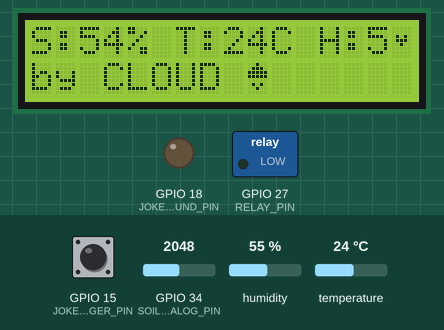
This sketch was run on a simulated ESP32. Parts: 16×2 character LCD, switched loads named in the sketch (green lamp = pin HIGH), output pins drawn as LEDs (lit = HIGH). The test bench sets the inputs (shaded band); at power-on: temperature 24 °C, GPIO 34 (SOIL_ANALOG_PIN) = 2048, GPIO 15 (JOKE_TRIGGER_PIN) HIGH, humidity 55 % (analog values on the 0–4095 scale). WiFi joins after 1.5 s; servers stay silent unless stated; uploads are accepted with an empty reply; pins used as bus, display or sensor lines are not drawn.

Above: at 8.1 s.
8.2 s: temperature set to 0 °C
14.2 s: GPIO 34 (SOIL_ANALOG_PIN) set to 3603
At 17.68 s:
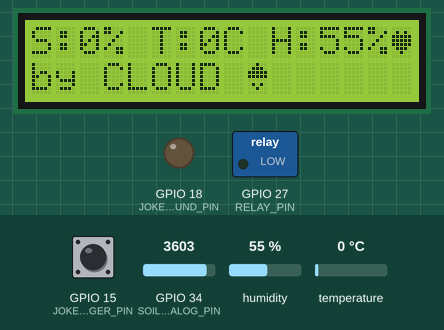
19.6 s: GPIO 15 (JOKE_TRIGGER_PIN) pulled LOW for 0.15 s
At 19.88 s:
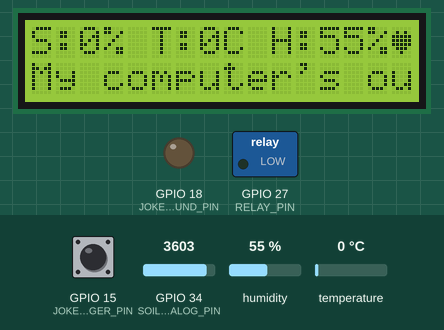
20.3 s: GPIO 15 (JOKE_TRIGGER_PIN) pulled LOW for 1 s
At 20.51 s:
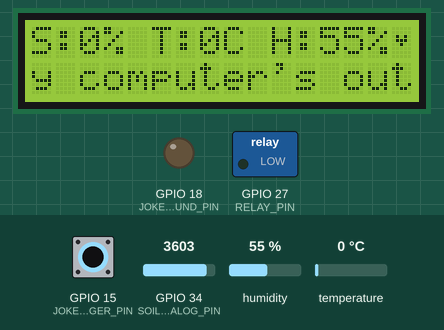
21.9 s: GPIO 15 (JOKE_TRIGGER_PIN) pulled LOW for 3.2 s
At 22.41 s:
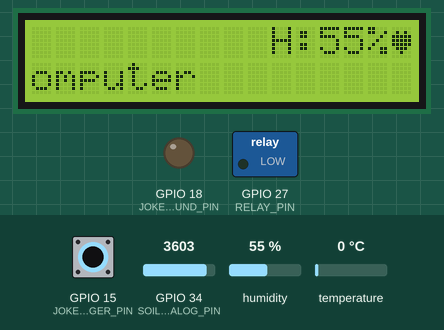
25.7 s: temperature set to 12 °C
At 31.99 s:
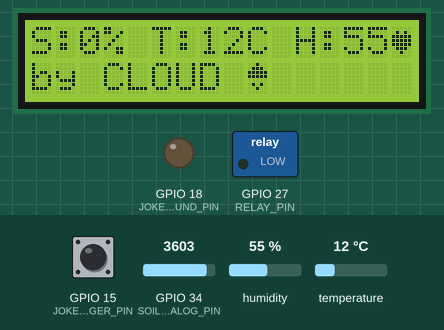

The sketch:

esp32_smart_plant_controller.ino
```cpp
/*
  Smart Plant Care Controller — ESP32 FINAL HARDWARE BUILD
  Optimized with Multitasking LCD Cycler & Dark Joke Easter Egg.

  Supported hardware:
    - ESP32
    - DHT11 temperature/humidity sensor
    - Capacitive soil moisture sensor (connected directly to 3.3V)
    - 16x2 I2C LCD display
    - 5V relay module for motor/pump
    - Soil NPK sensor through RS485-to-TTL converter
    - Supabase upload through Edge Functions

  Pins:
    - P15 shorted with P17 triggers dark-jokes mode on LCD Line 2.
*/

#include <WiFi.h>
#include <HTTPClient.h>
#include <WiFiClientSecure.h>
#include <Wire.h>
#include <LiquidCrystal_I2C.h>
#include <ArduinoJson.h>
#include <DHT.h>

// ============================================================
// USER CONFIG
// ============================================================

static const char* WIFI_SSID             = "Admin";
static const char* WIFI_PASSWORD         = "admin@1234";

static const char* SENSOR_INGEST_URL     = "https://mtlrmmsouyjzshkjpecr.supabase.co/functions/v1/device-sensor-ingest";
static const char* RELAY_POLL_URL        = "https://mtlrmmsouyjzshkjpecr.supabase.co/functions/v1/device-relay-poll?device_id=esp32-field-001";
static const char* RELAY_CONFIRM_URL     = "https://mtlrmmsouyjzshkjpecr.supabase.co/functions/v1/device-relay-confirm";
static const char* SUPABASE_ANON_KEY     = "";

static const char* DEVICE_ID             = "esp32-field-001";
static const char* DEVICE_TOKEN          = "abe2be26284fd13708ec2e29175c6217f9b44cfaea92664ecca96c0d0e616c62";

// ============================================================
// LCD CONFIG
// ============================================================

#define LCD_ENABLED   true
#define LCD_ADDRESS   0x27

// ============================================================
// RELAY CONFIG
// ============================================================

static const bool RELAY_ACTIVE_LOW = true;

// ============================================================
// CAPACITIVE SOIL MOISTURE CALIBRATION
// ============================================================

static int SOIL_RAW_DRY = 3255;
static int SOIL_RAW_WET = 1040;

#define SOIL_SENSOR_TYPE "capacitive"

// ============================================================
// TIMING (milliseconds unless noted)
// ============================================================

static const unsigned long SENSOR_READ_INTERVAL_MS  = 15000UL;
static const unsigned long UPLOAD_INTERVAL_MS        = 60000UL;
static const unsigned long RELAY_POLL_INTERVAL_MS    = 30000UL;
static const unsigned long LCD_PAGE_INTERVAL_MS      = 5000UL;   // page rotation
static const unsigned long LCD_ANIM_INTERVAL_MS      = 300UL;    // animation speed
static const unsigned long JOKE_SCROLL_INTERVAL_MS   = 350UL;    // joke scroll speed

static const unsigned long MAX_MOTOR_ON_MS           = 10UL * 60UL * 1000UL;
static const unsigned long MOTOR_COOLDOWN_MS         = 5UL  * 60UL * 1000UL;

// ============================================================
// NPK / RS485 MODBUS SETTINGS
// ============================================================

#define USE_DUMMY_NPK         false
#define NPK_MODBUS_ID         1
#define NPK_BAUD_RATE         9600
#define NPK_REGISTER_START    0x001E
#define NPK_REGISTER_COUNT    3

// ============================================================
// PIN ASSIGNMENTS
// ============================================================

#define DHT_PIN           4
#define DHT_TYPE          DHT11

#define SOIL_ANALOG_PIN   34

#define RELAY_PIN         27

#define I2C_SDA_PIN       21
#define I2C_SCL_PIN       22

#define RS485_RX_PIN      16
#define RS485_TX_PIN      17
#define RS485_DE_RE_PIN   14

#define JOKE_TRIGGER_PIN  15
#define JOKE_GROUND_PIN   18

// ============================================================
// SENSOR DATA
// ============================================================

struct SensorData {
  float temperatureC  = NAN;
  float humidity      = NAN;
  int   soilRaw       = 0;
  int   soilPercent   = 0;
  int   npkN          = 0;
  int   npkP          = 0;
  int   npkK          = 0;
  bool  dhtOk         = false;
};

// ============================================================
// GLOBALS
// ============================================================

static DHT                dht(DHT_PIN, DHT_TYPE);
static LiquidCrystal_I2C lcd(LCD_ADDRESS, 16, 2);

static SensorData current;

static unsigned long lastSensorRead      = 0;
static unsigned long lastUpload          = 0;
static unsigned long lastRelayPoll       = 0;
static unsigned long lastLcdRotate       = 0;
static unsigned long lastLcdAnim         = 0;
static unsigned long lastJokeScroll      = 0;
static unsigned long motorStartedAt      = 0;
static unsigned long lastMotorStoppedAt  = 0;
static unsigned long motorPlannedOffAt   = 0;

static bool motorOn   = false;
static bool npkOk     = false;
static bool lcdOk     = false;

static int lcdPage       = 0;
static int animFrame     = 0;
static int jokeScrollPos = 0;

static String lastStatus         = "Booting";
static String lastRelayCommandId = "";

// ============================================================
// CUSTOM LCD CHARACTERS  (slots 0–7)
// ============================================================

static byte cloudGlyph[8] = {
  0b00100,
  0b01110,
  0b11111,
  0b11111,
  0b00000,
  0b01010,
  0b00100,
  0b00000
};

static byte heartBig[8] = {
  0b00000,
  0b01010,
  0b11111,
  0b11111,
  0b11111,
  0b01110,
  0b00100,
  0b00000
};

static byte heartSmall[8] = {
  0b00000,
  0b00000,
  0b01010,
  0b01110,
  0b00100,
  0b00000,
  0b00000,
  0b00000
};

static byte bootTopLeft[8]  = { 0b00011, 0b00111, 0b01111, 0b11111, 0b11111, 0b11111, 0b01111, 0b00111 };
static byte bootBotLeft[8]  = { 0b00111, 0b01111, 0b11111, 0b11111, 0b11111, 0b01111, 0b00111, 0b00011 };
static byte bootTopRight[8] = { 0b11000, 0b11100, 0b11110, 0b11111, 0b11111, 0b11111, 0b11110, 0b11100 };
static byte bootBotRight[8] = { 0b11100, 0b11110, 0b11111, 0b11111, 0b11111, 0b11110, 0b11100, 0b11000 };

// ============================================================
// DARK JOKES  (easter egg — triggered by P15/P17 short)
// ============================================================

static const char* darkJokes[] = {
  "My computer's outlook is like mine: dark and unresponsive.   ",
  "I put my root user in soil. Now I have a dead tree.   ",
  "Plants survive on light and water. I survive on caffeine and regret.   ",
  "Why do leaves fall? Because they gave up on life.   ",
  "My family tree has serious root rot.   "
};

static const int JOKE_COUNT    = 5;
static int       currentJokeIdx = 0;

// ============================================================
// UTILITY HELPERS
// ============================================================

static bool isConfigured(const char* value) {
  // strstr avoids heap String allocation; returns nullptr when substring absent
  return value != nullptr
      && value[0] != '\0'
      && strstr(value, "YOUR_") == nullptr;
}

static int clampInt(int value, int minValue, int maxValue) {
  if (value < minValue) return minValue;
  if (value > maxValue) return maxValue;
  return value;
}

static void setRelayHardware(bool on) {
  digitalWrite(RELAY_PIN, on ? HIGH : LOW);
}

// ============================================================
// LCD — TRANSITIONS & RENDERING
// ============================================================

static void customWipeTransition() {
  for (int col = 0; col < 16; col++) {
    lcd.setCursor(col, 0);
    lcd.print(" ");
    lcd.setCursor(15 - col, 1);
    lcd.print(" ");
    delay(25);
  }
}

static void initLcd() {
#if LCD_ENABLED
  Wire.beginTransmission(LCD_ADDRESS);
  lcdOk = (Wire.endTransmission() == 0);
  if (!lcdOk) return;

  lcd.init();
  lcd.backlight();

  // Register custom characters
  lcd.createChar(0, cloudGlyph);
  lcd.createChar(1, heartBig);
  lcd.createChar(2, heartSmall);
  lcd.createChar(3, bootTopLeft);
  lcd.createChar(4, bootBotLeft);
  lcd.createChar(5, bootTopRight);
  lcd.createChar(6, bootBotRight);

  // Boot splash
  lcd.clear();
  lcd.setCursor(0, 0);
  lcd.print("Plantify");
  lcd.setCursor(0, 1);
  lcd.print("Calibrating...");

  // Double-height corner animation during boot
  for (int i = 0; i < 8; i++) {
    lcd.setCursor(14, 0); lcd.write(i % 2 == 0 ? 3 : 5);
    lcd.setCursor(15, 0); lcd.write(i % 2 == 0 ? 5 : 3);
    lcd.setCursor(14, 1); lcd.write(i % 2 == 0 ? 4 : 6);
    lcd.setCursor(15, 1); lcd.write(i % 2 == 0 ? 6 : 4);
    delay(500);
  }

  lcd.clear();
#endif
}

static bool checkJokeTrigger() {
  return (digitalRead(JOKE_TRIGGER_PIN) == LOW);
}

static void updateLcdTask() {
  if (!lcdOk) return;

  // --- Line 1: sensor data (alternates between NPK and env readings) ---
  lcd.setCursor(0, 0);
  if (lcdPage == 0) {
    char buf[17];
    snprintf(buf, sizeof(buf), "N:%d P:%d K:%d   ", current.npkN, current.npkP, current.npkK);
    lcd.print(buf);
  } else {
    char buf[17];
    if (current.dhtOk) {
      snprintf(buf, sizeof(buf), "S:%d%% T:%dC H:%d%%  ",
               current.soilPercent,
               static_cast<int>(current.temperatureC),
               static_cast<int>(current.humidity));
    } else {
      snprintf(buf, sizeof(buf), "S:%d%% T:--C H:--%%  ", current.soilPercent);
    }
    lcd.print(buf);
  }

  // Heartbeat animation — rightmost character of Line 1
  lcd.setCursor(15, 0);
  lcd.write(animFrame == 0 ? 1 : 2);

  // --- Line 2: jokes (when trigger is active) or credits ---
  if (checkJokeTrigger()) {
    const unsigned long now = millis();
    if (now - lastJokeScroll >= JOKE_SCROLL_INTERVAL_MS) {
      lastJokeScroll = now;
      const char* jokeText = darkJokes[currentJokeIdx];
      const int   textLen  = strlen(jokeText);

      // Build the 16-char window into a buffer and send in one lcd.print call
      // instead of 16 individual lcd.print calls (each incurs I2C overhead)
      char window[17];
      for (int i = 0; i < 16; i++) {
        window[i] = jokeText[(jokeScrollPos + i) % textLen];
      }
      window[16] = '\0';
      lcd.setCursor(0, 1);
      lcd.print(window);

      jokeScrollPos++;
      if (jokeScrollPos >= textLen) {
        jokeScrollPos  = 0;
        currentJokeIdx = (currentJokeIdx + 1) % JOKE_COUNT;
      }
    }
  } else {
    lcd.setCursor(0, 1);
    if (lcdPage == 0) {
      lcd.print("Plantify");
    } else {
      lcd.print("by CLOUD ");
      lcd.write(0);  // cloud glyph
      lcd.print("      ");
    }
  }
}

// ============================================================
// MOTOR CONTROL
// ============================================================

static bool canStartMotor() {
  if (motorOn)                   return true;
  if (lastMotorStoppedAt == 0)   return true;
  return (millis() - lastMotorStoppedAt) >= MOTOR_COOLDOWN_MS;
}

static bool startMotor(unsigned long durationSeconds, const String& reason) {
  unsigned long durationMs = durationSeconds * 1000UL;
  if (durationMs == 0)              durationMs = 10000UL;
  if (durationMs > MAX_MOTOR_ON_MS) durationMs = MAX_MOTOR_ON_MS;

  if (!canStartMotor()) {
    lastStatus = "Cooldown active";
    return false;
  }

  const unsigned long now = millis();
  setRelayHardware(true);
  motorOn           = true;
  motorStartedAt    = now;
  motorPlannedOffAt = now + durationMs;
  lastStatus        = "Motor ON " + String(durationMs / 1000UL) + "s";
  return true;
}

static void stopMotor(const String& reason) {
  if (!motorOn) return;
  setRelayHardware(false);
  motorOn              = false;
  lastMotorStoppedAt   = millis();
  motorPlannedOffAt    = 0;
  lastStatus           = "Motor OFF";
}

static void handleMotorSafety() {
  if (!motorOn) return;
  const unsigned long now = millis();
  if (motorPlannedOffAt > 0 && now >= motorPlannedOffAt) {
    stopMotor("planned duration finished");
    return;
  }
  if (now - motorStartedAt >= MAX_MOTOR_ON_MS) {
    stopMotor("max safety duration reached");
  }
}

// ============================================================
// SENSOR READING
// ============================================================

static int readSoilRaw() {
  long         total   = 0;
  const int    samples = 12;
  for (int i = 0; i < samples; i++) {
    total += analogRead(SOIL_ANALOG_PIN);
    delayMicroseconds(500);  // 500µs is well above the ESP32 ADC settling time (~100µs);
                             // saves ~239ms vs the original delay(20) per sample
  }
  return static_cast<int>(total / samples);
}

static int soilRawToPercent(int raw) {
  return clampInt(map(raw, SOIL_RAW_DRY, SOIL_RAW_WET, 0, 100), 0, 100);
}

// ============================================================
// RS485 MODBUS — NPK SENSOR
// ============================================================

static uint16_t modbusCrc16(const uint8_t* buf, uint8_t len) {
  uint16_t crc = 0xFFFF;
  for (uint8_t pos = 0; pos < len; pos++) {
    crc ^= static_cast<uint16_t>(buf[pos]);
    for (uint8_t i = 0; i < 8; i++) {
      if (crc & 0x0001) {
        crc >>= 1;
        crc ^= 0xA001;
      } else {
        crc >>= 1;
      }
    }
  }
  return crc;
}

static void rs485TransmitMode() {
  digitalWrite(RS485_DE_RE_PIN, HIGH);
  delayMicroseconds(200);
}

static void rs485ReceiveMode() {
  delayMicroseconds(200);
  digitalWrite(RS485_DE_RE_PIN, LOW);
}

static bool modbusReadHoldingRegisters(uint8_t   slaveId,
                                       uint16_t  startReg,
                                       uint16_t  count,
                                       uint16_t* outRegs) {
  // Flush stale bytes
  while (Serial2.available()) Serial2.read();

  // Build request frame
  uint8_t request[8];
  request[0] = slaveId;
  request[1] = 0x03;
  request[2] = highByte(startReg);
  request[3] = lowByte(startReg);
  request[4] = highByte(count);
  request[5] = lowByte(count);
  const uint16_t crc = modbusCrc16(request, 6);
  request[6] = lowByte(crc);
  request[7] = highByte(crc);

  rs485TransmitMode();
  Serial2.write(request, 8);
  Serial2.flush();
  rs485ReceiveMode();

  // Read response
  const uint8_t expectedLen = 5 + (count * 2);
  uint8_t       response[64];
  uint8_t       idx   = 0;
  unsigned long start = millis();

  while (millis() - start < 1200 && idx < expectedLen) {
    if (Serial2.available()) {
      response[idx++] = Serial2.read();
    }
  }

  if (idx < expectedLen) return false;

  // Validate CRC
  const uint16_t receivedCrc   = (static_cast<uint16_t>(response[idx - 1]) << 8)
                                 | response[idx - 2];
  const uint16_t calculatedCrc = modbusCrc16(response, idx - 2);
  if (receivedCrc != calculatedCrc) return false;

  // Validate header
  if (response[0] != slaveId || response[1] != 0x03 || response[2] != count * 2) {
    return false;
  }

  // Extract register values
  for (uint16_t i = 0; i < count; i++) {
    const uint8_t base = 3 + (i * 2);
    outRegs[i] = (static_cast<uint16_t>(response[base]) << 8) | response[base + 1];
  }
  return true;
}

static void readNpk(int& n, int& p, int& k) {
#if USE_DUMMY_NPK
  const unsigned long t = millis() / 10000UL;
  n     = 42 + (t % 5);
  p     = 18 + (t % 4);
  k     = 31 + (t % 6);
  npkOk = true;
#else
  uint16_t regs[NPK_REGISTER_COUNT];
  const bool ok = modbusReadHoldingRegisters(NPK_MODBUS_ID, NPK_REGISTER_START,
                                             NPK_REGISTER_COUNT, regs);
  if (ok) {
    n     = regs[0];
    p     = regs[1];
    k     = regs[2];
    npkOk = true;
  } else {
    npkOk = false;
  }
#endif
}

static void readSensors() {
  const float h = dht.readHumidity();
  const float t = dht.readTemperature();

  current.dhtOk = !(isnan(h) || isnan(t));
  if (current.dhtOk) {
    current.humidity     = h;
    current.temperatureC = t;
  }

  current.soilRaw     = readSoilRaw();
  current.soilPercent = soilRawToPercent(current.soilRaw);
  readNpk(current.npkN, current.npkP, current.npkK);

  lastStatus = "Sensors updated";
}

// ============================================================
// WIFI
// ============================================================

static void connectWifi() {
  if (!isConfigured(WIFI_SSID) || !isConfigured(WIFI_PASSWORD)) return;

  WiFi.mode(WIFI_STA);
  WiFi.begin(WIFI_SSID, WIFI_PASSWORD);

  const unsigned long start = millis();
  while (WiFi.status() != WL_CONNECTED && millis() - start < 15000UL) {
    delay(500);
  }
}

// ============================================================
// HTTP / SENSOR UPLOAD
// ============================================================

static String buildSensorJson() {
  StaticJsonDocument<640> doc;
  doc["device_id"] = DEVICE_ID;

  if (current.dhtOk) {
    doc["temperature_c"]    = current.temperatureC;
    doc["humidity_percent"] = current.humidity;
  } else {
    doc["temperature_c"]    = serialized("null");
    doc["humidity_percent"] = serialized("null");
  }

  doc["soil_moisture_raw"]     = current.soilRaw;
  doc["soil_moisture_percent"] = current.soilPercent;
  doc["soil_sensor_type"]      = SOIL_SENSOR_TYPE;
  doc["npk_n"]                 = current.npkN;
  doc["npk_p"]                 = current.npkP;
  doc["npk_k"]                 = current.npkK;
  doc["npk_source"]            = USE_DUMMY_NPK
                                   ? "dummy"
                                   : (npkOk ? "rs485_modbus" : "rs485_modbus_read_failed");
  doc["relay_motor_on"]        = motorOn;

  String out;
  serializeJson(doc, out);
  return out;
}

static bool httpPostJson(const String& url, const String& jsonBody) {
  if (!WiFi.isConnected()) return false;

  WiFiClientSecure client;
  client.setInsecure();

  HTTPClient http;
  http.begin(client, url);
  http.addHeader("Content-Type",  "application/json");
  http.addHeader("x-device-id",   DEVICE_ID);
  http.addHeader("x-device-token", DEVICE_TOKEN);

  if (isConfigured(SUPABASE_ANON_KEY)) {
    char authBuf[128];
    snprintf(authBuf, sizeof(authBuf), "Bearer %s", SUPABASE_ANON_KEY);
    http.addHeader("apikey",        SUPABASE_ANON_KEY);
    http.addHeader("Authorization", authBuf);
  }

  const int code = http.POST(jsonBody);
  http.end();
  return code >= 200 && code < 300;
}

static void uploadSensorData() {
  if (!isConfigured(SENSOR_INGEST_URL) || !WiFi.isConnected()) return;
  const String json = buildSensorJson();
  lastStatus = httpPostJson(SENSOR_INGEST_URL, json) ? "Upload OK" : "Upload failed";
}

static void pollRelayCommand() {
  if (!isConfigured(RELAY_POLL_URL) || !WiFi.isConnected()) return;

  WiFiClientSecure client;
  client.setInsecure();

  HTTPClient http;
  http.begin(client, RELAY_POLL_URL);
  http.addHeader("x-device-id",    DEVICE_ID);
  http.addHeader("x-device-token", DEVICE_TOKEN);

  if (isConfigured(SUPABASE_ANON_KEY)) {
    char authBuf[128];
    snprintf(authBuf, sizeof(authBuf), "Bearer %s", SUPABASE_ANON_KEY);
    http.addHeader("apikey",        SUPABASE_ANON_KEY);
    http.addHeader("Authorization", authBuf);
  }

  const int    code     = http.GET();
  const String response = http.getString();
  http.end();

  if (code < 200 || code >= 300 || response.length() == 0) return;

  StaticJsonDocument<512> doc;
  if (deserializeJson(doc, response) || doc["command"].isNull()) return;

  const String commandId = doc["command"]["id"]                | "";
  const String action    = doc["command"]["action"]            | "";
  const int    duration  = doc["command"]["duration_seconds"]  | 10;

  // Skip already-processed commands
  if (commandId.length() > 0 && commandId == lastRelayCommandId) return;

  if (action == "on") {
    if (startMotor(duration, "backend command") && commandId.length() > 0) {
      lastRelayCommandId = commandId;
    }
  } else if (action == "off") {
    stopMotor("backend command");
    if (commandId.length() > 0) lastRelayCommandId = commandId;
  }
}

// ============================================================
// SETUP & LOOP
// ============================================================

void setup() {
  Serial.begin(115200);

  // Joke trigger: P17 acts as a static GND source for shorting to P15
  pinMode(JOKE_TRIGGER_PIN, INPUT_PULLUP);
  pinMode(JOKE_GROUND_PIN, OUTPUT);
  digitalWrite(JOKE_GROUND_PIN, LOW);

  // Relay — ensure it starts OFF before configuring as output
  digitalWrite(RELAY_PIN, LOW);
  pinMode(RELAY_PIN, OUTPUT);
  setRelayHardware(false);

  // RS485
  pinMode(RS485_DE_RE_PIN, OUTPUT);
  digitalWrite(RS485_DE_RE_PIN, LOW);
  Serial2.begin(NPK_BAUD_RATE, SERIAL_8N1, RS485_RX_PIN, RS485_TX_PIN);

  // I2C + LCD
  Wire.begin(I2C_SDA_PIN, I2C_SCL_PIN);
  initLcd();

  // DHT + ADC
  dht.begin();
  analogReadResolution(12);
  analogSetPinAttenuation(SOIL_ANALOG_PIN, ADC_11db);

  connectWifi();
  readSensors();
  updateLcdTask();
}

void loop() {
  const unsigned long now = millis();

  handleMotorSafety();

  // Rotate LCD page every LCD_PAGE_INTERVAL_MS
  if (now - lastLcdRotate >= LCD_PAGE_INTERVAL_MS) {
    lastLcdRotate = now;
    lcdPage       = (lcdPage + 1) % 2;
    customWipeTransition();
  }

  // Advance heartbeat animation frame
  if (now - lastLcdAnim >= LCD_ANIM_INTERVAL_MS) {
    lastLcdAnim = now;
    animFrame   = (animFrame + 1) % 2;
  }

  updateLcdTask();

  if (now - lastSensorRead >= SENSOR_READ_INTERVAL_MS) {
    lastSensorRead = now;
    readSensors();
  }

  if (now - lastUpload >= UPLOAD_INTERVAL_MS) {
    lastUpload = now;
    uploadSensorData();
  }

  if (now - lastRelayPoll >= RELAY_POLL_INTERVAL_MS) {
    lastRelayPoll = now;
    pollRelayCommand();
  }

  delay(20);
}
```

Measured:
- after the input at 14.2 s, the display: first differs from a run without the input after 3.3 s (image 1)
- after the input at 19.6 s, the display: changes after 0.13 s (image 2)
- after the input at 20.3 s, the display: changes after 0.06 s (image 3)
- after the input at 21.9 s, the display: first differs from a run without the input after 0.35 s (image 4)
- after the input at 25.7 s, the display: first differs from a run without the input after 5.8 s (image 5 shows a later state)
